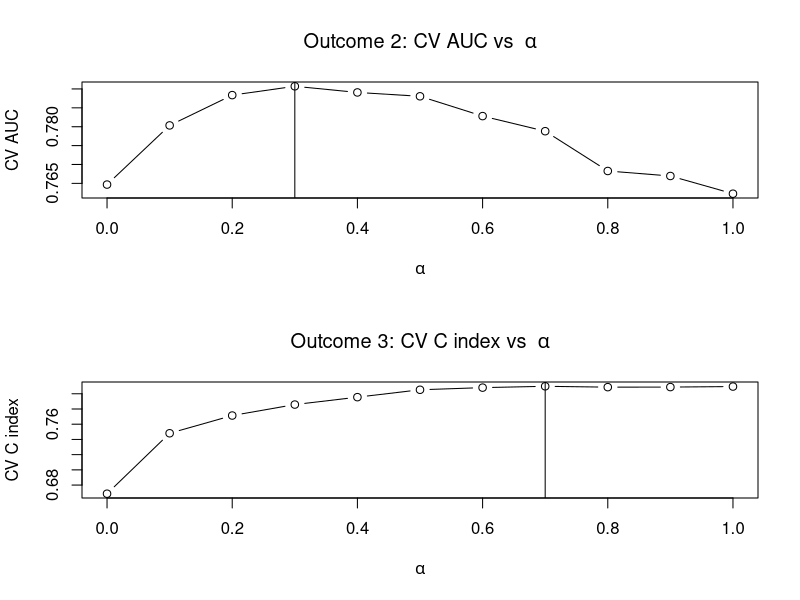

The R source for this figure:
## ---- chunk 1
knitr::opts_chunk$set(
  collapse = TRUE,
  comment = "#>"
)
## ---- chunk 2
require(glmnet)
require(survival)
## ---- chunk 3
set.seed(1234)

# Define constants
n = 600          # Total number of samples
ntrain = 300     # Number of training samples
p = 50           # Number of features

# Define covariates     
x = matrix(rnorm(n*p), n, p)

# y1: continuous response
beta1 = c(rep(.5, 10), rep(0, p-10))
y1 = x %*% beta1 + rnorm(n)

# y2: binomial response
beta2 = runif(p, min = 0.5, max = 1) * beta1  # Shared with group 1
beta2 = beta2 + c(rep(0, 10), 
                  runif(5, min = 0, max = 0.5), 
                  rep(0, p-15)) # Individual
y2 = rbinom(n, 1, prob = 1/(1 + exp(-x %*% beta2)))

# y3: survival response
beta3 = beta1  # Shared with group 1
beta3 = beta3 + c(rep(0, 10), 
                  runif(5, min = -0.1, max = 0.1),
                  rep(0, p-15)) # Individual
y3.true = - log(runif(n)) / exp(x %*% beta3)
y3.cens = runif(n)
y3 = Surv(pmin(y3.true, y3.cens), y3.true <= y3.cens)

# Split into train and test
xtest = x[-(1:ntrain), ]
y1test = y1[-(1:ntrain)]
y2test = y2[-(1:ntrain)]
y3test = y3[-(1:ntrain), ]

x = x[1:ntrain, ]
y1 = y1[1:ntrain]
y2 = y2[1:ntrain]
y3 = y3[1:ntrain, ]

# Define training folds
nfolds = 10
foldid = sample(rep(1:10, trunc(nrow(x)/nfolds)+1))[1:nrow(x)]
## ---- chunk 4
y1_fit = cv.glmnet(x, y1, keep=TRUE, foldid = foldid)

train_offset = y1_fit$fit.preval[, y1_fit$lambda == y1_fit$lambda.1se]
support = which(coef(y1_fit, s = y1_fit$lambda.1se)[-1] != 0)
## ---- chunk 5
cv.error.y2 = cv.error.y3 = NULL
alphalist = seq(0, 1, length.out = 11)

for(alpha in alphalist){
  pf = rep(1/alpha, p)
  pf[support] = 1
  
  offset = (1 - alpha) * train_offset
    
  y2_fit = cv.glmnet(x, y2, 
                     foldid = foldid,
                     offset = offset,
                     penalty.factor = pf,
                     family = "binomial",
                     type.measure = "auc")
  cv.error.y2 = c(cv.error.y2, max(y2_fit$cvm))
  
  y3_fit = cv.glmnet(x, y3, 
                     foldid = foldid,
                     offset = offset,
                     penalty.factor = pf,
                     family = "cox",
                     type.measure = "C")
  cv.error.y3 = c(cv.error.y3, max(y3_fit$cvm))
}
## ---- chunk 6
par(mfrow = c(2, 1))
plot(alphalist, cv.error.y2, type = "b",
     main = bquote("Outcome 2: CV AUC vs " ~ alpha),
     xlab = expression(alpha),
     ylab = "CV AUC")
abline(v = alphalist[which.max(cv.error.y2)])

plot(alphalist, cv.error.y3, type = "b",
     main = bquote("Outcome 3: CV C index vs " ~ alpha),
     xlab = expression(alpha),
     ylab = "CV C index")
abline(v = alphalist[which.max(cv.error.y3)])
## ---- chunk 7
############################################################
# Model for y2:
############################################################
best.alpha.y2 = alphalist[which.max(cv.error.y2)]
pf = rep(1/best.alpha.y2, p); pf[support] = 1

y2_fit = cv.glmnet(x, y2, 
                   foldid = foldid,
                   offset = (1-best.alpha.y2) * train_offset,
                   penalty.factor = pf,
                   family = "binomial",
                   type.measure = "auc")

############################################################
# Repeat for y3:
############################################################
best.alpha.y3 = alphalist[which.max(cv.error.y3)]
pf = rep(1/best.alpha.y3, p); pf[support] = 1

y3_fit = cv.glmnet(x, y3, 
                   foldid = foldid,
                   offset = (1-best.alpha.y3) * train_offset,
                   penalty.factor = pf,
                   family = "cox", 
                   type.measure = "C")
## ---- chunk 8
y2_fit_no_pretrain = cv.glmnet(x, y2, foldid = foldid, 
                               family = "binomial", type.measure = "auc")

y3_fit_no_pretrain = cv.glmnet(x, y3, 
                               foldid = foldid, 
                               family = "cox", type.measure = "C")
## ---- chunk 9
testoffset = predict(y1_fit, xtest, s = "lambda.1se")

cat("Model 2 AUC with pretraining:", 
    round(assess.glmnet(y2_fit, xtest, newy = y2test, 
                        newoffset = (1 - best.alpha.y2) * testoffset)$auc, 2),
    fill=TRUE)

cat("Model 2 AUC without pretraining:", 
    round(assess.glmnet(y2_fit_no_pretrain, xtest, newy = y2test)$auc, 2)
    )
## ---- chunk 10
cat("Model 3 C-index with pretraining:", 
    round(assess.glmnet(y3_fit, xtest, newy = y3test, 
                        newoffset = (1 - best.alpha.y3) * testoffset)$C, 2))

cat("Model 3 C-index without pretraining:", 
    round(assess.glmnet(y3_fit_no_pretrain, xtest, newy = y3test)$C, 2)
    )
